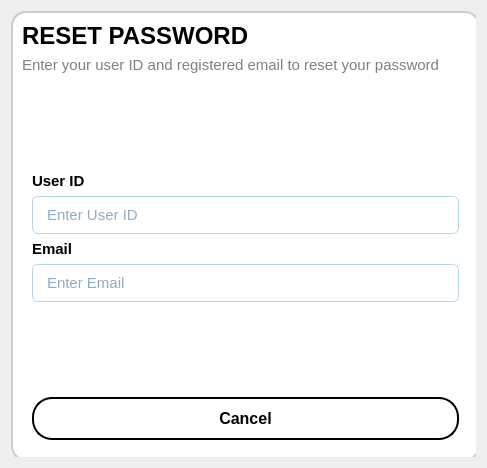
<?xml version="1.0" encoding="UTF-8"?>
<ui version="4.0">
 <class>Dialog</class>
 <widget class="QDialog" name="Dialog">
  <property name="geometry">
   <rect>
    <x>0</x>
    <y>0</y>
    <width>487</width>
    <height>468</height>
   </rect>
  </property>
  <property name="sizePolicy">
   <sizepolicy hsizetype="Fixed" vsizetype="Fixed">
    <horstretch>0</horstretch>
    <verstretch>0</verstretch>
   </sizepolicy>
  </property>
  <property name="minimumSize">
   <size>
    <width>487</width>
    <height>468</height>
   </size>
  </property>
  <property name="maximumSize">
   <size>
    <width>487</width>
    <height>468</height>
   </size>
  </property>
  <property name="windowTitle">
   <string>Dialog</string>
  </property>
  <layout class="QGridLayout" name="gridLayout_4">
   <item row="0" column="0">
    <widget class="QFrame" name="frame">
     <property name="styleSheet">
      <string notr="true">QFrame {
            background-color: white;
            border-radius: 15px;
            border: 2px solid #ccc;
}</string>
     </property>
     <property name="frameShape">
      <enum>QFrame::StyledPanel</enum>
     </property>
     <property name="frameShadow">
      <enum>QFrame::Raised</enum>
     </property>
     <widget class="QStackedWidget" name="reset_stackedWidget">
      <property name="geometry">
       <rect>
        <x>0</x>
        <y>0</y>
        <width>469</width>
        <height>450</height>
       </rect>
      </property>
      <property name="sizePolicy">
       <sizepolicy hsizetype="Preferred" vsizetype="Preferred">
        <horstretch>0</horstretch>
        <verstretch>0</verstretch>
       </sizepolicy>
      </property>
      <property name="currentIndex">
       <number>0</number>
      </property>
      <widget class="QWidget" name="Reset_password">
       <property name="autoFillBackground">
        <bool>false</bool>
       </property>
       <layout class="QGridLayout" name="gridLayout">
        <item row="0" column="0">
         <layout class="QVBoxLayout" name="verticalLayout">
          <item>
           <widget class="QLabel" name="Reset_pass">
            <property name="font">
             <font>
              <pointsize>-1</pointsize>
              <weight>75</weight>
              <bold>true</bold>
             </font>
            </property>
            <property name="styleSheet">
             <string notr="true">QLabel{
	border: none;
	background: none;
    font-size: 24px;
    color: black;  /* Light cyan for better contrast */
    font-weight: bold;
    text-shadow: 1px 1px 4px rgba(0, 0, 0, 0.5); /* Soft shadow for readability */
}
</string>
            </property>
            <property name="text">
             <string>RESET PASSWORD</string>
            </property>
            <property name="alignment">
             <set>Qt::AlignLeading|Qt::AlignLeft|Qt::AlignVCenter</set>
            </property>
           </widget>
          </item>
          <item>
           <widget class="QLabel" name="label_12">
            <property name="styleSheet">
             <string notr="true">QLabel{
    font-size: 15px;
    font-weight: ;
    color: gray; /* Dark blue/gray for a modern look */
    background: transparent;
	border: none;
}
</string>
            </property>
            <property name="text">
             <string>Enter your user ID and registered email to reset your password</string>
            </property>
            <property name="alignment">
             <set>Qt::AlignLeading|Qt::AlignLeft|Qt::AlignVCenter</set>
            </property>
           </widget>
          </item>
         </layout>
        </item>
        <item row="1" column="0">
         <widget class="QFrame" name="frame_2">
          <property name="styleSheet">
           <string notr="true">QWidget {
    background: none; /* Glassmorphic semi-transparent blue */
    border-radius: 15px; /* Smooth rounded edges */
    border: 1px solid rgba(255, 255, 255, 0.2); /* Subtle white border */
    backdrop-filter: blur(10px); /* Simulated blur effect */
}
</string>
          </property>
          <property name="frameShape">
           <enum>QFrame::StyledPanel</enum>
          </property>
          <property name="frameShadow">
           <enum>QFrame::Raised</enum>
          </property>
          <layout class="QVBoxLayout" name="verticalLayout_2">
           <item>
            <spacer name="verticalSpacer">
             <property name="orientation">
              <enum>Qt::Vertical</enum>
             </property>
             <property name="sizeType">
              <enum>QSizePolicy::Expanding</enum>
             </property>
             <property name="sizeHint" stdset="0">
              <size>
               <width>20</width>
               <height>40</height>
              </size>
             </property>
            </spacer>
           </item>
           <item>
            <widget class="QLabel" name="User_ID_4">
             <property name="styleSheet">
              <string notr="true">QLabel{
    font-size: 15px;
    font-weight: bold;
    color: black; /* Dark blue/gray for a modern look */
    background: transparent;
	border: none;
}
</string>
             </property>
             <property name="text">
              <string>User ID</string>
             </property>
            </widget>
           </item>
           <item>
            <widget class="QLineEdit" name="enter_ID">
             <property name="enabled">
              <bool>true</bool>
             </property>
             <property name="styleSheet">
              <string notr="true">QLineEdit {
    background-color: white;
    border: 1px solid #B8D5E7;
    border-radius: 6px;
    padding: 8px 12px;
    font-size: 15px;
    color: #215988;
    selection-background-color: #FF5929;
    transition: border-color 0.3s ease, box-shadow 0.3s ease;
}

QLineEdit:focus {
    border: 1px solid #FF5929;
    box-shadow: 0px 0px 5px rgba(255, 89, 41, 0.3);
    background-color: white;
}</string>
             </property>
             <property name="dragEnabled">
              <bool>false</bool>
             </property>
             <property name="placeholderText">
              <string>Enter User ID</string>
             </property>
            </widget>
           </item>
           <item>
            <widget class="QLabel" name="Email">
             <property name="styleSheet">
              <string notr="true">QLabel{
    font-size: 15px;
    font-weight: bold;
    color: black; /* Dark blue/gray for a modern look */
    background: transparent;
	border: none;
}
</string>
             </property>
             <property name="text">
              <string>Email</string>
             </property>
            </widget>
           </item>
           <item>
            <widget class="QLineEdit" name="Enter_email">
             <property name="enabled">
              <bool>true</bool>
             </property>
             <property name="styleSheet">
              <string notr="true">QLineEdit {
    background-color: white;
    border: 1px solid #B8D5E7;
    border-radius: 6px;
    padding: 8px 12px;
    font-size: 15px;
    color: #215988;
    selection-background-color: #FF5929;
    transition: border-color 0.3s ease, box-shadow 0.3s ease;
}

QLineEdit:focus {
    border: 1px solid #FF5929;
    box-shadow: 0px 0px 5px rgba(255, 89, 41, 0.3);
    background-color: white;
}</string>
             </property>
             <property name="dragEnabled">
              <bool>false</bool>
             </property>
             <property name="placeholderText">
              <string>Enter Email</string>
             </property>
            </widget>
           </item>
           <item>
            <spacer name="verticalSpacer_2">
             <property name="orientation">
              <enum>Qt::Vertical</enum>
             </property>
             <property name="sizeType">
              <enum>QSizePolicy::Fixed</enum>
             </property>
             <property name="sizeHint" stdset="0">
              <size>
               <width>20</width>
               <height>40</height>
              </size>
             </property>
            </spacer>
           </item>
           <item>
            <widget class="QPushButton" name="send_OTP">
             <property name="font">
              <font>
               <pointsize>-1</pointsize>
               <weight>75</weight>
               <bold>true</bold>
              </font>
             </property>
             <property name="styleSheet">
              <string notr="true">QPushButton {
    background-color: qlineargradient(spread:pad, x1:0, y1:0, x2:0, y2:1, 
                                      stop:0 #1E5CFF, stop:1 #004DFF);
    color: white;
    border-radius: 20px;
	padding: 12px 18px;
    font-size: 16px;
    font-weight: bold;
    border: none;
}

QPushButton:hover {
    background-color: qlineargradient(spread:pad, x1:0, y1:0, x2:0, y2:1, 
                                      stop:0 #004DFF, stop:1 #003BB8);
}

QPushButton:pressed {
    background-color: #003BB8;
    transform: scale(0.98);
}
</string>
             </property>
             <property name="text">
              <string>Send OTP</string>
             </property>
            </widget>
           </item>
           <item>
            <widget class="QPushButton" name="cancel">
             <property name="font">
              <font>
               <pointsize>-1</pointsize>
               <weight>75</weight>
               <bold>true</bold>
              </font>
             </property>
             <property name="styleSheet">
              <string notr="true">QPushButton {
    background-color: transparent;
    color: Black;
    border: 2px solid black;
    border-radius: 20px;
    padding: 10px;
    font-size: 16px;
    font-weight: bold;
    min-width: 120px;
}

QPushButton:hover {
    background-color: rgba(255, 255, 255, 0.2);
}

QPushButton:pressed {
    background-color: rgba(255, 255, 255, 0.3);
}
</string>
             </property>
             <property name="text">
              <string>Cancel</string>
             </property>
            </widget>
           </item>
          </layout>
         </widget>
        </item>
       </layout>
      </widget>
      <widget class="QWidget" name="Verification">
       <layout class="QGridLayout" name="gridLayout_2">
        <item row="0" column="0">
         <layout class="QVBoxLayout" name="verticalLayout_3">
          <item>
           <widget class="QLabel" name="verification">
            <property name="font">
             <font>
              <pointsize>-1</pointsize>
              <weight>75</weight>
              <bold>true</bold>
             </font>
            </property>
            <property name="styleSheet">
             <string notr="true">QLabel{
	border: none;
	background: none;
    font-size: 24px;
    color: black;  /* Light cyan for better contrast */
    font-weight: bold;
    text-shadow: 1px 1px 4px rgba(0, 0, 0, 0.5); /* Soft shadow for readability */
}
</string>
            </property>
            <property name="text">
             <string>VERIFICATION</string>
            </property>
            <property name="alignment">
             <set>Qt::AlignLeading|Qt::AlignLeft|Qt::AlignVCenter</set>
            </property>
           </widget>
          </item>
          <item>
           <widget class="QLabel" name="label_13">
            <property name="styleSheet">
             <string notr="true">QLabel{
    font-size: 15px;
    font-weight: ;
    color: gray; /* Dark blue/gray for a modern look */
    background: transparent;
	border: none;
}
</string>
            </property>
            <property name="text">
             <string>We've sent the code on your email</string>
            </property>
            <property name="alignment">
             <set>Qt::AlignLeading|Qt::AlignLeft|Qt::AlignVCenter</set>
            </property>
           </widget>
          </item>
         </layout>
        </item>
        <item row="1" column="0">
         <widget class="QFrame" name="frame_3">
          <property name="styleSheet">
           <string notr="true">QWidget {
    background: none; /* Glassmorphic semi-transparent blue */
    border-radius: 15px; /* Smooth rounded edges */
    border: 1px solid rgba(255, 255, 255, 0.2); /* Subtle white border */
    backdrop-filter: blur(10px); /* Simulated blur effect */
}
</string>
          </property>
          <property name="frameShape">
           <enum>QFrame::StyledPanel</enum>
          </property>
          <property name="frameShadow">
           <enum>QFrame::Raised</enum>
          </property>
          <layout class="QGridLayout" name="gridLayout_3">
           <item row="6" column="0">
            <widget class="QPushButton" name="cancel_2">
             <property name="font">
              <font>
               <pointsize>-1</pointsize>
               <weight>75</weight>
               <bold>true</bold>
              </font>
             </property>
             <property name="styleSheet">
              <string notr="true">QPushButton {
    background-color: transparent;
    color: Black;
    border: 2px solid black;
    border-radius: 20px;
    padding: 10px;
    font-size: 16px;
    font-weight: bold;
    min-width: 120px;
}

QPushButton:hover {
    background-color: rgba(255, 255, 255, 0.2);
}

QPushButton:pressed {
    background-color: rgba(255, 255, 255, 0.3);
}
</string>
             </property>
             <property name="text">
              <string>Cancel</string>
             </property>
            </widget>
           </item>
           <item row="1" column="0">
            <widget class="QLabel" name="label_7">
             <property name="styleSheet">
              <string notr="true">QLabel{
    font-size: 15px;
    font-weight: bold;
    color: black; /* Dark blue/gray for a modern look */
    background: transparent;
	border: none;
}
</string>
             </property>
             <property name="text">
              <string>OTP</string>
             </property>
            </widget>
           </item>
           <item row="0" column="0">
            <spacer name="verticalSpacer_4">
             <property name="orientation">
              <enum>Qt::Vertical</enum>
             </property>
             <property name="sizeHint" stdset="0">
              <size>
               <width>20</width>
               <height>40</height>
              </size>
             </property>
            </spacer>
           </item>
           <item row="2" column="0">
            <widget class="QLineEdit" name="enter_OTP">
             <property name="enabled">
              <bool>true</bool>
             </property>
             <property name="styleSheet">
              <string notr="true">QLineEdit {
    background-color: white;
    border: 1px solid #B8D5E7;
    border-radius: 6px;
    padding: 8px 12px;
    font-size: 15px;
    color: #215988;
    selection-background-color: #FF5929;
    transition: border-color 0.3s ease, box-shadow 0.3s ease;
}

QLineEdit:focus {
    border: 1px solid #FF5929;
    box-shadow: 0px 0px 5px rgba(255, 89, 41, 0.3);
    background-color: white;
}</string>
             </property>
             <property name="dragEnabled">
              <bool>false</bool>
             </property>
             <property name="placeholderText">
              <string>Enter OTP</string>
             </property>
            </widget>
           </item>
           <item row="4" column="0">
            <spacer name="verticalSpacer_3">
             <property name="orientation">
              <enum>Qt::Vertical</enum>
             </property>
             <property name="sizeType">
              <enum>QSizePolicy::Fixed</enum>
             </property>
             <property name="sizeHint" stdset="0">
              <size>
               <width>20</width>
               <height>40</height>
              </size>
             </property>
            </spacer>
           </item>
           <item row="5" column="0">
            <widget class="QPushButton" name="verify">
             <property name="font">
              <font>
               <pointsize>-1</pointsize>
               <weight>75</weight>
               <bold>true</bold>
              </font>
             </property>
             <property name="styleSheet">
              <string notr="true">QPushButton {
    background-color: qlineargradient(spread:pad, x1:0, y1:0, x2:0, y2:1, 
                                      stop:0 #1E5CFF, stop:1 #004DFF);
    color: white;
    border-radius: 20px;
	padding: 12px 18px;
    font-size: 16px;
    font-weight: bold;
    border: none;
}

QPushButton:hover {
    background-color: qlineargradient(spread:pad, x1:0, y1:0, x2:0, y2:1, 
                                      stop:0 #004DFF, stop:1 #003BB8);
}

QPushButton:pressed {
    background-color: #003BB8;
    transform: scale(0.98);
}
</string>
             </property>
             <property name="text">
              <string>Verify</string>
             </property>
            </widget>
           </item>
           <item row="3" column="0">
            <widget class="QFrame" name="frame_5">
             <property name="styleSheet">
              <string notr="true">QFrame {
    background: transparent;
    border: none;
    border-radius: 15px; /* Keep rounded corners */
}
</string>
             </property>
             <property name="frameShape">
              <enum>QFrame::StyledPanel</enum>
             </property>
             <property name="frameShadow">
              <enum>QFrame::Raised</enum>
             </property>
             <layout class="QGridLayout" name="gridLayout_6">
              <item row="0" column="4">
               <spacer name="horizontalSpacer_2">
                <property name="orientation">
                 <enum>Qt::Horizontal</enum>
                </property>
                <property name="sizeHint" stdset="0">
                 <size>
                  <width>40</width>
                  <height>20</height>
                 </size>
                </property>
               </spacer>
              </item>
              <item row="0" column="0">
               <spacer name="horizontalSpacer">
                <property name="orientation">
                 <enum>Qt::Horizontal</enum>
                </property>
                <property name="sizeHint" stdset="0">
                 <size>
                  <width>40</width>
                  <height>20</height>
                 </size>
                </property>
               </spacer>
              </item>
              <item row="0" column="2">
               <widget class="QPushButton" name="resend_otp">
                <property name="styleSheet">
                 <string notr="true">QPushButton {
    background: transparent; /* No background */
    border: none; /* No border */
    color: black; /* Blue text */
    font-size: 14px;
	font-weight: bold;
    font-family: &quot;Poppins&quot;, &quot;Arial&quot;, &quot;Helvetica&quot;, sans-serif;
    text-decoration: underline; /* Underlined text */
    cursor: pointer; /* Pointer cursor */
}

/* Hover effect */
QPushButton:hover {
    color: #98D2C0; /* Darker blue on hover */
}

/* Pressed effect */
QPushButton:pressed {
    color: white; /* Soft pink when clicked */
}
</string>
                </property>
                <property name="text">
                 <string>Resend OTP</string>
                </property>
               </widget>
              </item>
              <item row="0" column="1">
               <widget class="QLabel" name="label_11">
                <property name="styleSheet">
                 <string notr="true">QLabel{
    font-size: 15px;
    font-weight: bold;
    color: black; /* Dark blue/gray for a modern look */
    background: transparent;
	border: none;
}
</string>
                </property>
                <property name="text">
                 <string>Didn't get a code?</string>
                </property>
               </widget>
              </item>
              <item row="0" column="3">
               <widget class="QLabel" name="otp_timer">
                <property name="styleSheet">
                 <string notr="true">QLabel{
    font-size: 15px;
    font-weight: bold;
    color: red; /* Dark blue/gray for a modern look */
    background: transparent;
	border: none;
}
</string>
                </property>
                <property name="text">
                 <string>1:00</string>
                </property>
               </widget>
              </item>
             </layout>
            </widget>
           </item>
          </layout>
         </widget>
        </item>
       </layout>
      </widget>
      <widget class="QWidget" name="create_pass">
       <layout class="QGridLayout" name="gridLayout_13">
        <item row="0" column="0">
         <layout class="QVBoxLayout" name="verticalLayout_12">
          <item>
           <widget class="QLabel" name="create_pass_5">
            <property name="font">
             <font>
              <pointsize>-1</pointsize>
              <weight>75</weight>
              <bold>true</bold>
             </font>
            </property>
            <property name="styleSheet">
             <string notr="true">QLabel{
	border: none;
	background: none;
    font-size: 24px;
    color: black;  /* Light cyan for better contrast */
    font-weight: bold;
    text-shadow: 1px 1px 4px rgba(0, 0, 0, 0.5); /* Soft shadow for readability */
}
</string>
            </property>
            <property name="text">
             <string>Create New Password</string>
            </property>
            <property name="alignment">
             <set>Qt::AlignLeading|Qt::AlignLeft|Qt::AlignVCenter</set>
            </property>
           </widget>
          </item>
          <item>
           <widget class="QLabel" name="label_19">
            <property name="styleSheet">
             <string notr="true">QLabel{
    font-size: 15px;
    font-weight: ;
    color: gray; /* Dark blue/gray for a modern look */
    background: transparent;
	border: none;
}
</string>
            </property>
            <property name="text">
             <string>The password should be different from the previous one</string>
            </property>
            <property name="alignment">
             <set>Qt::AlignLeading|Qt::AlignLeft|Qt::AlignVCenter</set>
            </property>
           </widget>
          </item>
         </layout>
        </item>
        <item row="1" column="0">
         <widget class="QFrame" name="frame_10">
          <property name="styleSheet">
           <string notr="true">QWidget {
    background: none; /* Glassmorphic semi-transparent blue */
    border-radius: 15px; /* Smooth rounded edges */
    border: 1px solid rgba(255, 255, 255, 0.2); /* Subtle white border */
    backdrop-filter: blur(10px); /* Simulated blur effect */
}
</string>
          </property>
          <property name="frameShape">
           <enum>QFrame::StyledPanel</enum>
          </property>
          <property name="frameShadow">
           <enum>QFrame::Raised</enum>
          </property>
          <layout class="QGridLayout" name="gridLayout_12">
           <item row="0" column="0">
            <spacer name="verticalSpacer_13">
             <property name="orientation">
              <enum>Qt::Vertical</enum>
             </property>
             <property name="sizeType">
              <enum>QSizePolicy::Expanding</enum>
             </property>
             <property name="sizeHint" stdset="0">
              <size>
               <width>20</width>
               <height>40</height>
              </size>
             </property>
            </spacer>
           </item>
           <item row="1" column="0">
            <widget class="QLabel" name="old_pass">
             <property name="styleSheet">
              <string notr="true">QLabel{
    font-size: 15px;
    font-weight: bold;
    color: black; /* Dark blue/gray for a modern look */
    background: transparent;
	border: none;
}
</string>
             </property>
             <property name="text">
              <string>Old Password</string>
             </property>
            </widget>
           </item>
           <item row="2" column="0">
            <widget class="QLineEdit" name="enter_old">
             <property name="enabled">
              <bool>true</bool>
             </property>
             <property name="styleSheet">
              <string notr="true">QLineEdit {
    background-color: white;
    border: 1px solid #B8D5E7;
    border-radius: 6px;
    padding: 8px 12px;
    font-size: 15px;
    color: #215988;
    selection-background-color: #FF5929;
    transition: border-color 0.3s ease, box-shadow 0.3s ease;
}

QLineEdit:focus {
    border: 1px solid #FF5929;
    box-shadow: 0px 0px 5px rgba(255, 89, 41, 0.3);
    background-color: white;
}</string>
             </property>
             <property name="dragEnabled">
              <bool>false</bool>
             </property>
             <property name="placeholderText">
              <string>Enter Old Password</string>
             </property>
            </widget>
           </item>
           <item row="3" column="0">
            <widget class="QLabel" name="new_pass">
             <property name="styleSheet">
              <string notr="true">QLabel{
    font-size: 15px;
    font-weight: bold;
    color: black; /* Dark blue/gray for a modern look */
    background: transparent;
	border: none;
}
</string>
             </property>
             <property name="text">
              <string>New Password</string>
             </property>
            </widget>
           </item>
           <item row="4" column="0">
            <widget class="QLineEdit" name="enter_new">
             <property name="enabled">
              <bool>true</bool>
             </property>
             <property name="styleSheet">
              <string notr="true">QLineEdit {
    background-color: white;
    border: 1px solid #B8D5E7;
    border-radius: 6px;
    padding: 8px 12px;
    font-size: 15px;
    color: #215988;
    selection-background-color: #FF5929;
    transition: border-color 0.3s ease, box-shadow 0.3s ease;
}

QLineEdit:focus {
    border: 1px solid #FF5929;
    box-shadow: 0px 0px 5px rgba(255, 89, 41, 0.3);
    background-color: white;
}</string>
             </property>
             <property name="dragEnabled">
              <bool>false</bool>
             </property>
             <property name="placeholderText">
              <string>Enter New Password</string>
             </property>
            </widget>
           </item>
           <item row="5" column="0">
            <widget class="QLabel" name="confirm_pass">
             <property name="styleSheet">
              <string notr="true">QLabel{
    font-size: 15px;
    font-weight: bold;
    color: black; /* Dark blue/gray for a modern look */
    background: transparent;
	border: none;
}
</string>
             </property>
             <property name="text">
              <string>Confirm Password</string>
             </property>
            </widget>
           </item>
           <item row="6" column="0">
            <widget class="QLineEdit" name="confirm_new">
             <property name="enabled">
              <bool>true</bool>
             </property>
             <property name="styleSheet">
              <string notr="true">QLineEdit {
    background-color: white;
    border: 1px solid #B8D5E7;
    border-radius: 6px;
    padding: 8px 12px;
    font-size: 15px;
    color: #215988;
    selection-background-color: #FF5929;
    transition: border-color 0.3s ease, box-shadow 0.3s ease;
}

QLineEdit:focus {
    border: 1px solid #FF5929;
    box-shadow: 0px 0px 5px rgba(255, 89, 41, 0.3);
    background-color: white;
}</string>
             </property>
             <property name="dragEnabled">
              <bool>false</bool>
             </property>
             <property name="placeholderText">
              <string>Retype Password</string>
             </property>
            </widget>
           </item>
           <item row="7" column="0">
            <spacer name="verticalSpacer_14">
             <property name="orientation">
              <enum>Qt::Vertical</enum>
             </property>
             <property name="sizeType">
              <enum>QSizePolicy::Fixed</enum>
             </property>
             <property name="sizeHint" stdset="0">
              <size>
               <width>20</width>
               <height>40</height>
              </size>
             </property>
            </spacer>
           </item>
           <item row="8" column="0">
            <widget class="QPushButton" name="reset_pass">
             <property name="font">
              <font>
               <pointsize>-1</pointsize>
               <weight>75</weight>
               <bold>true</bold>
              </font>
             </property>
             <property name="styleSheet">
              <string notr="true">QPushButton {
    background-color: qlineargradient(spread:pad, x1:0, y1:0, x2:0, y2:1, 
                                      stop:0 #1E5CFF, stop:1 #004DFF);
    color: white;
    border-radius: 20px;
	padding: 12px 18px;
    font-size: 16px;
    font-weight: bold;
    border: none;
}

QPushButton:hover {
    background-color: qlineargradient(spread:pad, x1:0, y1:0, x2:0, y2:1, 
                                      stop:0 #004DFF, stop:1 #003BB8);
}

QPushButton:pressed {
    background-color: #003BB8;
    transform: scale(0.98);
}
</string>
             </property>
             <property name="text">
              <string>Reset Password</string>
             </property>
            </widget>
           </item>
          </layout>
         </widget>
        </item>
       </layout>
      </widget>
     </widget>
    </widget>
   </item>
  </layout>
 </widget>
 <resources/>
 <connections/>
</ui>
